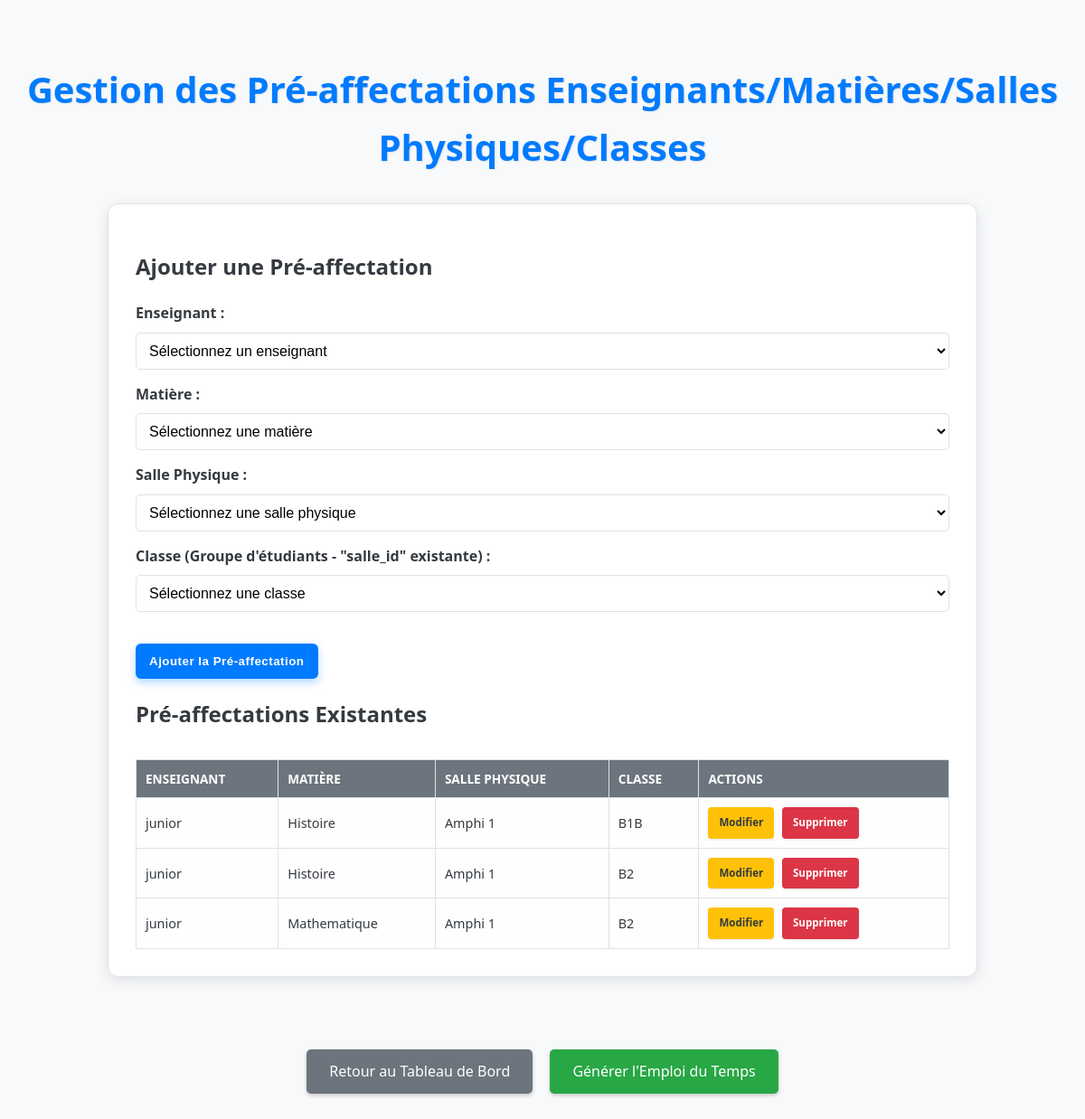
Screenshot of /admin/pas_emploi.php with the database file from the repository.
### tables this page shows
CREATE TABLE IF NOT EXISTS `donnees_emploi` (
  `id` int NOT NULL AUTO_INCREMENT,
  `enseignant_id` int NOT NULL,
  `matiere_id` int NOT NULL,
  `salle_id` int NOT NULL,
  `salle_physique_id` int NOT NULL,
  PRIMARY KEY (`id`),
  UNIQUE KEY `unique_pre_affectation` (`enseignant_id`,`matiere_id`,`salle_physique_id`,`salle_id`),
  UNIQUE KEY `unique_enseignant_matiere_classe` (`enseignant_id`,`matiere_id`,`salle_id`),
  KEY `fk_matiere_edt` (`matiere_id`),
  KEY `fk_salle_edt` (`salle_id`),
  KEY `fk_salle_physique_edt` (`salle_physique_id`)
);

CREATE TABLE IF NOT EXISTS `enseignants` (
  `id` int NOT NULL AUTO_INCREMENT,
  `nom` varchar(100) NOT NULL,
  `classe` varchar(100) DEFAULT NULL,
  `volume_horaire` int DEFAULT NULL,
  `mot_de_passe` varchar(255) DEFAULT NULL,
  `type_evenement` varchar(50) DEFAULT NULL,
  `salle_id` int DEFAULT NULL,
  `matiere` varchar(255) DEFAULT NULL,
  `email` varchar(255) NOT NULL,
  PRIMARY KEY (`id`)
);

CREATE TABLE IF NOT EXISTS `matieres` (
  `id` int NOT NULL AUTO_INCREMENT,
  `nom` varchar(100) NOT NULL,
  `duree` int DEFAULT '4',
  `id_enseignant` int DEFAULT NULL,
  `nom_enseignant` varchar(255) DEFAULT NULL,
  PRIMARY KEY (`id`),
  KEY `fk_matiere_enseignant` (`id_enseignant`)
);

CREATE TABLE IF NOT EXISTS `salles_physiques` (
  `id` int NOT NULL AUTO_INCREMENT,
  `nom` varchar(100) NOT NULL,
  `capacite` int DEFAULT NULL,
  `est_indisponible` tinyint(1) DEFAULT '0',
  PRIMARY KEY (`id`),
  UNIQUE KEY `nom` (`nom`)
);

CREATE TABLE IF NOT EXISTS `salles` (
  `id` int NOT NULL AUTO_INCREMENT,
  `nom` varchar(100) NOT NULL,
  `capacite` int DEFAULT NULL,
  `est_indisponible` tinyint DEFAULT '0',
  PRIMARY KEY (`id`)
);

### admin/pas_emploi.php (the view, shortened to what this page needs)
<?php
$host = 'localhost';
$db   = 'gilles_le_magnifique';
$user = 'root';
$pass = 'root';
$charset = 'utf8mb4';
$dsn = "mysql:host=$host;dbname=$db;charset=$charset";
$options = [
    PDO::ATTR_ERRMODE            => PDO::ERRMODE_EXCEPTION,
    PDO::ATTR_DEFAULT_FETCH_MODE => PDO::FETCH_ASSOC,
    PDO::ATTR_EMULATE_PREPARES   => false,
];
$conn = null;
try {
    $conn = new PDO($dsn, $user, $pass, $options);
} catch (\PDOException $e) {
    error_log("Erreur de connexion à la base de données : " . $e->getMessage());
    die("Impossible de se connecter à la base de données. Veuillez réessayer plus tard.");
}
$stmt_donnees = $conn->query("
    SELECT de.id, e.nom AS enseignant_nom, m.nom AS matiere_nom, sp.nom AS salle_physique_nom, s.nom AS classe_nom
    FROM donnees_emploi de
    JOIN enseignants e ON de.enseignant_id = e.id
    JOIN matieres m ON de.matiere_id = m.id
    JOIN salles_physiques sp ON de.salle_physique_id = sp.id
    JOIN salles s ON de.salle_id = s.id
    ORDER BY classe_nom, enseignant_nom, matiere_nom
");
$donnees_existantes = $stmt_donnees->fetchAll();
$edit_data = null;
?>
<!DOCTYPE html>
<html lang="fr">
<head>
</head>
<body>
    <h1>Gestion des Pré-affectations Enseignants/Matières/Salles Physiques/Classes</h1>
    <div class="container">
        <h2><?php echo ($edit_data ? 'Modifier' : 'Ajouter'); ?> une Pré-affectation</h2>
        <form method="post" action="pas_emploi.php">
            <div class="form-group">
                <label for="enseignant_id">Enseignant :</label>
                <select id="enseignant_id" name="enseignant_id" required>
                    <option value="">Sélectionnez un enseignant</option>
                </select>
            </div>
            <div class="form-group">
                <label for="matiere_id">Matière :</label>
                <select id="matiere_id" name="matiere_id" required>
                    <option value="">Sélectionnez une matière</option>
                </select>
            </div>
            <div class="form-group">
                <label for="salle_physique_id">Salle Physique :</label>
                <select id="salle_physique_id" name="salle_physique_id" required>
                    <option value="">Sélectionnez une salle physique</option>
                </select>
            </div>
            <div class="form-group">
                <label for="classe_id">Classe (Groupe d'étudiants - "salle_id" existante) :</label>
                <select id="classe_id" name="classe_id" required>
                    <option value="">Sélectionnez une classe</option>
                </select>
            </div>
            <input type="submit" name="submit_affectation" value="<?php echo ($edit_data ? 'Modifier' : 'Ajouter'); ?> la Pré-affectation">
        </form>
        <h2>Pré-affectations Existantes</h2>
        <?php if (empty($donnees_existantes)): ?>
            <p style="text-align: center; color: var(--text-light);">Aucune pré-affectation enregistrée pour le moment.</p>
        <?php else: ?>
            <table>
                <thead>
                    <tr>
                        <th>Enseignant</th>
                        <th>Matière</th>
                        <th>Salle Physique</th>
                        <th>Classe</th>
                        <th>Actions</th>
                    </tr>
                </thead>
                <tbody>
                    <?php foreach ($donnees_existantes as $donnee): ?>
                        <tr>
                            <td><?php echo htmlspecialchars($donnee['enseignant_nom']); ?></td>
                            <td><?php echo htmlspecialchars($donnee['matiere_nom']); ?></td>
                            <td><?php echo htmlspecialchars($donnee['salle_physique_nom']); ?></td>
                            <td><?php echo htmlspecialchars($donnee['classe_nom']); ?></td>
                            <td class="actions">
                                <a href="pas_emploi.php?edit_id=<?php echo htmlspecialchars($donnee['id']); ?>" class="action-button action-edit">Modifier</a>
                                <a href="pas_emploi.php?delete_id=<?php echo htmlspecialchars($donnee['id']); ?>" class="action-button action-delete" onclick="return confirm('Êtes-vous sûr de vouloir supprimer cette pré-affectation ?');">Supprimer</a>
                            </td>
                        </tr>
                    <?php endforeach; ?>
                </tbody>
            </table>
        <?php endif; ?>
    </div>
    <div class="button-container">
        <a href="dashboard.php" class="button-retour">Retour au Tableau de Bord</a>
        <a href="generer_emploi.php" class="button-generer">Générer l'Emploi du Temps</a>
    </div>
</body>
</html>

### admin/pas_emploi.php (style rules this page uses)
:root { --primary-color: #007bff; --secondary-color: #6c757d; --success-color: #28a745; --danger-color: #dc3545; --warning-color: #ffc107; --info-color: #17a2b8; --action-edit: #ffc107; --action-delete: #dc3545; --bg-light: #f8f9fa; --text-dark: #343a40; --text-light: #6c757d; --border-color: #dee2e6; --box-shadow-light: rgba(0, 0, 0, 0.1); }
body { font-family: 'Segoe UI', Tahoma, Geneva, Verdana, sans-serif; line-height: 1.6; margin: 0; padding: 40px 20px; background-color: var(--bg-light); color: var(--text-dark); display: flex; flex-direction: column; align-items: center; min-height: 100vh; }
h1 { color: var(--primary-color); margin-bottom: 30px; text-align: center; font-size: 2.5em; text-shadow: 1px 1px 2px rgba(0, 0, 0, 0.1); }
.container { background-color: white; padding: 30px; border-radius: 12px; box-shadow: 0 4px 15px var(--box-shadow-light); width: 100%; max-width: 900px; margin-bottom: 30px; border: 1px solid var(--border-color); }
.form-group { margin-bottom: 15px; }
.form-group label { display: block; margin-bottom: 8px; font-weight: bold; color: var(--text-dark); }
.form-group select { width: 100%; padding: 10px; border: 1px solid var(--border-color); border-radius: 5px; box-sizing: border-box; font-size: 1em; background-color: #fff; transition: border-color 0.3s ease, box-shadow 0.3s ease; }
input[type="submit"] { background-color: var(--primary-color); color: white; cursor: pointer; border: none; font-weight: bold; letter-spacing: 0.5px; padding: 12px 15px; border-radius: 6px; margin-top: 20px; box-sizing: border-box; box-shadow: 0 4px 10px rgba(0, 123, 255, 0.3); transition: background-color 0.3s ease, transform 0.2s ease, box-shadow 0.3s ease; }
table { width: 100%; border-collapse: collapse; margin-top: 30px; }
th, td { border: 1px solid var(--border-color); padding: 10px; text-align: left; }
th { background-color: var(--secondary-color); color: white; font-weight: bold; text-transform: uppercase; font-size: 0.85em; }
td { background-color: #fefefe; font-size: 0.9em; }
.actions { white-space: nowrap; }
.action-button { display: inline-block; padding: 8px 12px; margin-right: 5px; font-size: 0.8em; font-weight: bold; border-radius: 4px; text-decoration: none; transition: background-color 0.3s ease, transform 0.2s ease; cursor: pointer; border: none; box-shadow: 0 1px 3px rgba(0,0,0,0.1); }
.action-edit { background-color: var(--action-edit); color: var(--text-dark); }
.action-delete { background-color: var(--action-delete); color: white; }
.button-container { margin-top: 30px; text-align: center; padding: 20px; }
.button-retour { background-color: var(--secondary-color); color: white; padding: 12px 25px; text-align: center; text-decoration: none; border-radius: 5px; display: inline-block; box-shadow: 0 2px 4px rgba(0,0,0,0.2); transition: background-color 0.3s ease, transform 0.2s ease; margin-right: 15px; }
.button-generer { background-color: var(--success-color); color: white; padding: 12px 25px; text-align: center; text-decoration: none; border-radius: 5px; display: inline-block; box-shadow: 0 2px 4px rgba(0,0,0,0.2); transition: background-color 0.3s ease, transform 0.2s ease; }

### rows the page displays
donnees_emploi: enseignant.nom "junior", matiere.nom "Histoire", salle_physique.nom "Amphi 1", salle.nom "B1B"
donnees_emploi: enseignant.nom "junior", matiere.nom "Histoire", salle_physique.nom "Amphi 1", salle.nom "B2"
donnees_emploi: enseignant.nom "junior", matiere.nom "Mathematique", salle_physique.nom "Amphi 1", salle.nom "B2"
